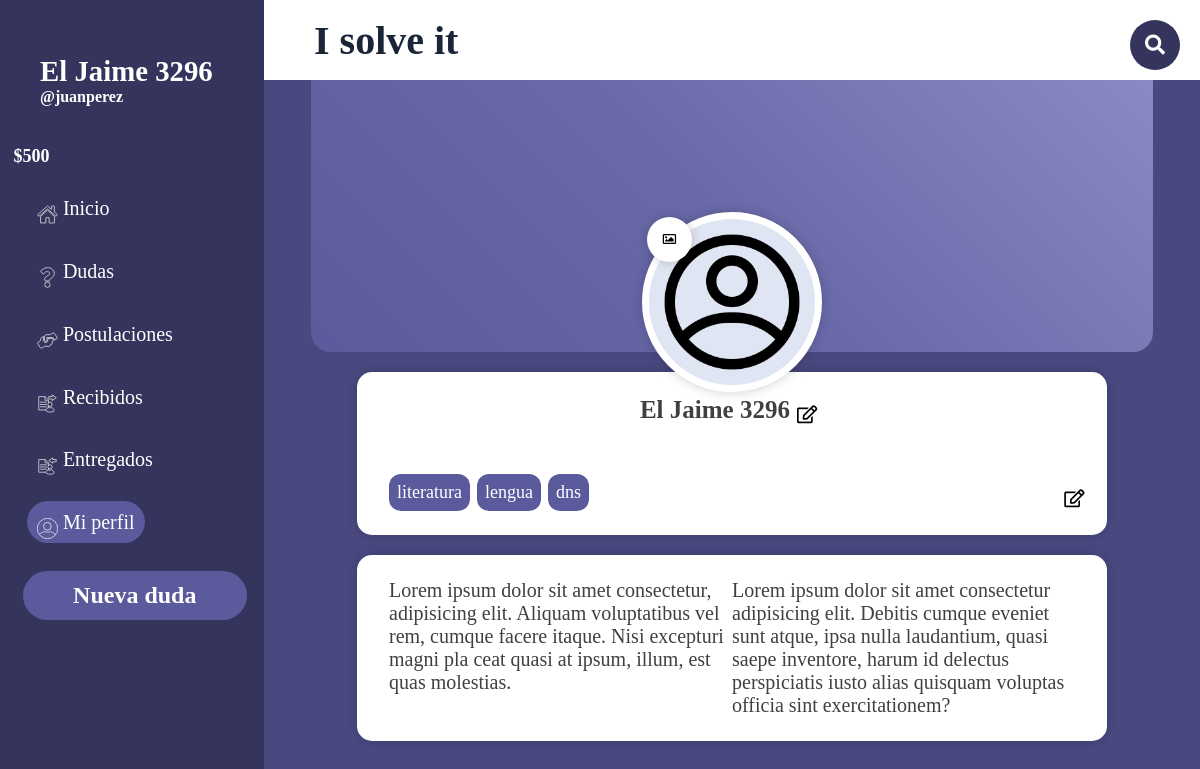
Page /PaginasBalsamiq/perfil.php (signed in) on the committed database.
### tables this page shows
CREATE TABLE `tag` (
  `id` int(11) NOT NULL,
  `tag` varchar(30) NOT NULL
);

### PaginasBalsamiq/perfil.php (the view, shortened to what this page needs)
<!DOCTYPE html>
<html lang="es">
<head>
    <link rel="stylesheet" href="style2.css">
    <link rel="stylesheet" href="NO_TOCAR.css">
    <link rel="stylesheet" href="perfil.css">
    <link rel="stylesheet" href="https://use.fontawesome.com/releases/v5.6.3/css/all.css">
</head>
<body class="grid_container">
    <?php
        include('../ImplementarPHP/config.php');
    ?>
    <header class="header">
        <h1 class="ISolveIt">I solve it</h1>
        <div class="buscador">
            <div class="btn">
                <i class="fas fa-search icon"></i>
            </div>
        </div>
    </header>
    <aside class="sidebar">
        <div class="sidebar_usuario">
            <h4 class="h4"><?php echo $_SESSION['nombre']?></h4>
            <h5 class="h5">@<?php echo $_SESSION['username']?></h5>
            <h5 class="tokens">$<?php echo $_SESSION['tokens']?></h5>
        </div>
        <div class="sidebar_menu">
            <ul>
            <li class="botones_sidebar"><a class="a" href="inicio.php"><img class="iconos_sidebar" src="../PagInicio/Recursos/iconos/Inicio.svg" alt=""> Inicio</a></li>
                <li class="botones_sidebar"><a class="a" href="misdudas.php"><img class="iconos_sidebar" src="../PagInicio/Recursos/iconos/Dudas.svg" alt=""> Dudas</a></li>
                <li class="botones_sidebar"><a class="a" href="postulaciones.php"><img class="iconos_sidebar" src="../PagInicio/Recursos/iconos/Postulaciones.svg" alt=""> Postulaciones</a></li>
                <li class="botones_sidebar"><a class="a" href="recibidos.php"><img class="iconos_sidebar" src="../PagInicio/Recursos/iconos/Publicaciones_que_te_entregaron.svg" alt=""> Recibidos</a></li>
                <li class="botones_sidebar"><a class="a" href="entregados.php"><img class="iconos_sidebar" src="../PagInicio/Recursos/iconos/Publicaciones_Entregadas.svg" alt=""> Entregados</a></li>
                <li class="botones_sidebar"><a class="a" href="perfil.php" style="background-color: #5a5a9c"><img class="iconos_sidebar" id="icono_miperfil" src="../PagInicio/Recursos/iconos/Mi Perfil.svg" alt=""> Mi perfil</a></li>
            </ul>
        </div>
        <a href="nuevaPublicacion.php"><h2 class="h2">Nueva duda</h2></a>
    </aside>
    <div class="main">
        <?php
            echo'
                <section class="seccion-perfil-usuario">
                    <div class="perfil-usuario-header">
                        <div class="perfil-usuario-portada">
                            <div class="perfil-usuario-avatar">
                                <img class="fotoPerfil" src="recursos/fotoPerfil/'.$_SESSION['imagen'].'.png" alt="'.$_SESSION['username'].'">
                                <button type="button" class="boton-avatar">
                                    <i class="far fa-image"></i>
                                </button>
                            </div>
                            <!-- <button type="button" class="boton-portada">
                                <i class="far fa-image"></i> Cambiar fondo
                            </button> -->
                        </div>
                    </div>
                    <div class="perfil-usuario-body">
                        <div class="perfil-usuario-bio" style="display:block">
                            <div class="nombreDiv">
                                <div class="nombreCont" style="display:flex" id="nombreCont">
                                    <h3 class="titulo">'.$_SESSION['nombre'].'</h3>
                                    <button class="editarNombre" onclick="AlternarNombre()"><i class="far fa-edit"></i></button>
                                </div>
                                <form action="../ImplementarPHP/editarNom.php" method="POST" id="editarNom" class="editarNom" style="display:none">
                                    <div class="nomBtnDiv">
                                        <input type="text" name="nom" value="'.$_SESSION['nombre'].'" class="nomTex">
                                        <div class="btns" style="display:flex">
                                            <input value="✔" type="submit" class="tagBtn aceptar" name="aceptar" form="editarNom">
                                            <input value="✗" type="submit" class="tagBtn cancelar" name="cancelar" form="editarNom">
                                        </div>
                                    </div>
                                </form>
                            </div>
                                <ul class="tagList" id="tagList">
                                ';
                                $tagStr = "";
                                $consTagUs = $conn->prepare("SELECT tag_us FROM tag_usuario WHERE id_us = '".$_SESSION['id_us']."'");
                                $consTagUs ->execute();
                                while($resTagUs = $consTagUs->fetch(PDO::FETCH_ASSOC)){
                                    $consTag = $conn->prepare("SELECT tag FROM tag WHERE id = '".$resTagUs['tag_us']."'");
                                    $consTag ->execute();
                                    while($resultadoTag = $consTag->fetch(PDO::FETCH_ASSOC)){
                                        echo'<li class="tag tagList">'.$resultadoTag['tag'].'</li>';
                                        $tagStr = $tagStr.$resultadoTag['tag'].',';
                                    }
                                }
                                echo'
                                </ul>
                                <form action="../ImplementarPHP/editarTag.php" method="POST" id="editarTag" class="editarTag" style="display:none">
                                    <input type="text" name="tag" value="'.$tagStr.'" class="tagText">
                                    <div class="tagBtnDiv">
                                        <input value="✔" type="submit" class="tagBtn aceptar" name="aceptar" form="editarTag">
                                        <input value="✗" type="submit" class="tagBtn cancelar" name="cancelar" form="editarTag">
                                    </div>
                                </form>
                                <button class="alternarBtn" onclick="Alternar()"><i class="far fa-edit"></i></i></button>
                        </div>
                        <div class="perfil-usuario-footer">
                            <ul class="lista-datos">
                                Lorem ipsum dolor sit amet consectetur, adipisicing elit. Aliquam voluptatibus vel rem, cumque facere itaque. Nisi excepturi magni pla ceat quasi at ipsum, illum, est quas molestias.
                                <!-- <li><i class="icono fas fa-map-signs"></i> Direccion de usuario:</li>
                                <li><i class="icono fas fa-phone-alt"></i> Telefono:</li>
                                <li><i class="icono fas fa-briefcase"></i> Trabaja en.</li>
                                <li><i class="icono fas fa-building"></i> Cargo</li> -->
                            </ul>
                            <ul class="lista-datos">
                                Lorem ipsum dolor sit amet consectetur adipisicing elit. Debitis cumque eveniet sunt atque, ipsa nulla laudantium, quasi saepe inventore, harum id delectus perspiciatis iusto alias quisquam voluptas officia sint exercitationem?
                                <!-- <li><i class="icono fas fa-map-marker-alt"></i> Ubicacion.</li>
                                <li><i class="icono fas fa-calendar-alt"></i> Fecha nacimiento.</li>
                                <li><i class="icono fas fa-user-check"></i> Registro.</li>
                                <li><i class="icono fas fa-share-alt"></i> Redes sociales.</li> -->
                            </ul>
                        </div>
                    </div>
                </section>
            ';
        ?>
     </div>
</body>
</html>

### PaginasBalsamiq/style2.css (style rules this page uses)
* { margin: 0; padding: 0; box-sizing: border-box; font-family: "corbel"; }
html { height: 100%; }
body { min-height: 100%; }
.grid_container { display: grid; grid-template: "sidebar header" 10vh "sidebar main" 90vh/ 22% auto; }
.header { background-color: white; grid-area: header; display: grid; align-items: center; grid-template: "titu busc" / auto 25% }
.ISolveIt { grid-area: titu; text-align: left; margin-left: 50px; color:#1a2537; font-size: 2.5rem; }
.a { font-size: 20px; text-decoration: none; color:white; padding: 10px; background-color: none; border-radius:50px ; }
a { text-decoration: none; }
.sidebar { background-color: #34345c; grid-area: sidebar; text-align: center; color:rgb(26, 21, 21); border-right:1px solid #34345c; }
.h2 { background-color: #5a5a9c; color:white; border-radius: 30px; padding:11px; width: 85%; margin-left: 23px; margin-top: 10%; }
.h4 { color:white; text-align: left; margin:55px 0px -40px 40px; font-size: 1.8rem; }
.h5 { color:white; text-align: left; margin:40px; font-size: 1rem; }
.tokens { color: white; margin-right: 200px; font-size: large; font-family: corbel; }
.main { background-color: #494980; grid-area: main; overflow-y: scroll; position: relative; }
.botones_sidebar { margin: 17px; padding: 10px; list-style: none; text-align: left; }
.iconos_sidebar { position: relative; top: 10px; width: 10%; height: auto; }

### PaginasBalsamiq/NO_TOCAR.css (style rules this page uses)
a { text-decoration: none; color: white }
.buscador { width: 220px; height: 30px; padding: 5px; display: flex; justify-content: right; }
.btn { position:absolute; margin-top: -10px; right:0; height: 50px; width: 50px; line-height: 50px; background-color: #34345c; text-align: center; color: white; font-size: 20px; border-radius: 50%; cursor: pointer; margin-right: 20px; }

### rows in the picture
tag: tag "literatura"
tag: tag "lengua"
tag: tag "dns"

### other values in the picture
$_SESSION['nombre'] "El Jaime 3296"
$_SESSION['username'] "juanperez"
$_SESSION['tokens'] "500"
